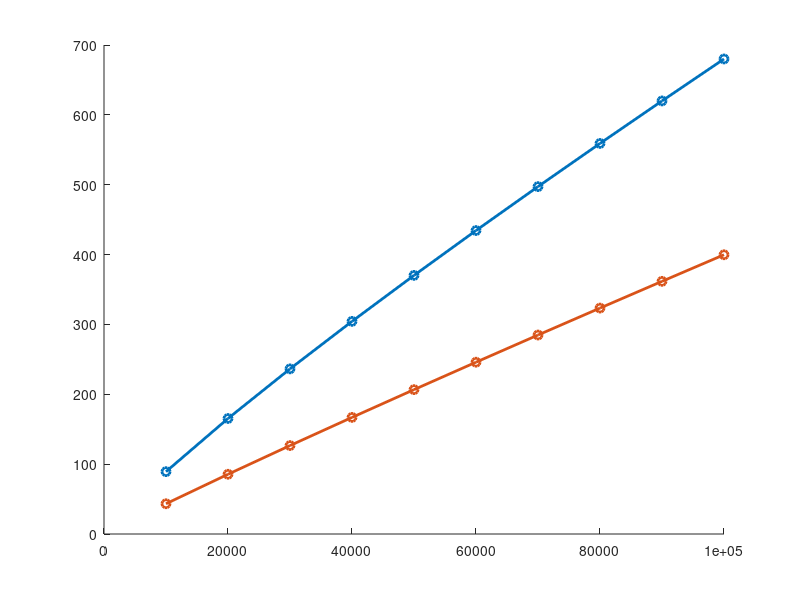

MATLAB code to generate this figure: (Note: this script raises an error after producing the figure.)
clear all;close all

% Circular pipe flow - wall heating - matches well with D-B correlation
Re=[10000 20000 30000 40000 50000 60000 70000 80000 90000 100000];
Nu=[89.2587 165.3526 236.3955 304.3768 370.2091 434.4064 497.2896 559.0866 619.9480 680.0172]; % With finer mesh, from circular_heatedwalls_data
Pr=13.5146;
figure(1);hold on;plot(Re,Nu,'-o','linewidth',2)

% Circular pipe flow with internal dissipation with Abe/Antonia dissipation profile - epsilon*rhow in Phi
% calculation (compare Phi/rhow with E) - WITH NEAR-WALL EPSILON (CONSTANT from y/h<30/hplus)
Re=[10000 20000 30000 40000 50000 60000 70000 80000 90000 100000];
Nu=[43.3028 85.510 126.5970 166.9143 206.6587 245.9381 284.8349 323.4069 361.6920 399.7326]; % With finer mesh, from circular_dissipation_data
figure(1);hold on;plot(Re,Nu,'-o','linewidth',2)
    
% Restart color order
ax = gca;
ax.ColorOrderIndex = 1;

% Channel flow - wall heating
Re=[10000 20000 30000 40000 50000 60000 70000 80000 90000 100000]; 
Nu=[162.4 304.0 436.5 563.6 686.8 807.1 925.0 1041 1155.3 1268.1]; % With finer mesh, from channel_heatedwalls_data

figure(1);hold on;plot(Re,Nu,'--o','linewidth',2)
    
% Channel flow - with Abe/Antonia dissipation profile - epsilon*rhow in Phi
% calculation (compare Phi/rhow with E) - WITH NEAR-WALL EPSILON (CONSTANT from y/h<30/hplus)
Re=[10000 20000 30000 40000 50000 60000 70000 80000 90000 100000];
Nu=[91.1845 178.9022 264.1219 347.7000 430.0565 511.4583 592.0762 672.0347 751.4468 830.0000]; % With finer mesh, from AA_dissipationintegral_data
E=[0.0026 0.0173 0.0530 0.1176 0.2186 0.3632 0.5580 0.8099 1.1253 1.5105];
Phi=[4.98 33.29 101.75 224.15 415.74 684.34 1048 1512.7 2097.6 2794.3];
figure(1);plot(Re,Nu,'--o','linewidth',2)
figure(1);set(gca,'FontSize',18)
axis([10000 100000 0 1400])
xlabel('Re');ylabel('Nu');
legend('Circular conduit - heated walls','Circular conduit - dissipation','Sheet - heated walls','Sheet - dissipation')